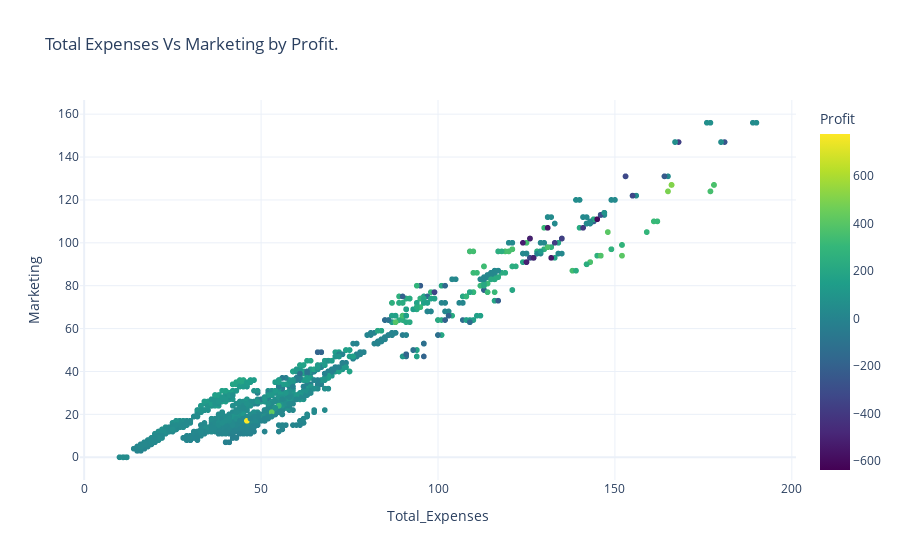

The notebook cell this image was saved under:
### Markdown cell above
__11-Dose the total expenses realted to marketing ?__

### Code cell
px.scatter(sales , x ='Total_Expenses' , y = 'Marketing',color='Profit' , title='Total Expenses Vs Marketing by Profit.' ,color_continuous_scale='viridis',template='plotly_white')

### Figure 1 — Plotly figure (JSON) as saved in the notebook; plotly's stock layout.template omitted (floating-point values rounded to 4 significant figures; data arrays with more than 128 entries replaced by an {"elided": "..."} marker saying what was removed)
{"data": [{"hovertemplate": "Total_Expenses=%{x}<br>Marketing=%{y}<br>Profit=%{marker.color}<extra></extra>", "legendgroup": "", "marker": {"color": {"elided": "4248 int values"}, "coloraxis": "coloraxis", "symbol": "circle"}, "mode": "markers", "name": "", "showlegend": false, "type": "scattergl", "x": {"elided": "4248 int values"}, "xaxis": "x", "y": {"elided": "4248 int values"}, "yaxis": "y"}], "layout": {"coloraxis": {"colorbar": {"title": {"text": "Profit"}}, "colorscale": [[0, "#440154"], [0.1111, "#482878"], [0.2222, "#3e4989"], [0.3333, "#31688e"], [0.4444, "#26828e"], [0.5556, "#1f9e89"], [0.6667, "#35b779"], [0.7778, "#6ece58"], [0.8889, "#b5de2b"], [1, "#fde725"]]}, "legend": {"tracegroupgap": 0}, "title": {"text": "Total Expenses Vs Marketing by Profit."}, "xaxis": {"anchor": "y", "domain": [0, 1], "title": {"text": "Total_Expenses"}}, "yaxis": {"anchor": "x", "domain": [0, 1], "title": {"text": "Marketing"}}}}
